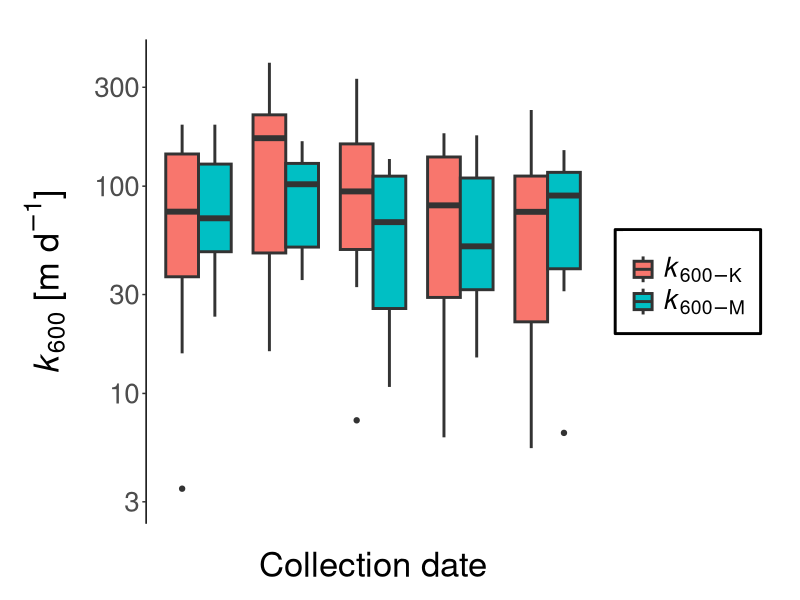

The R source for this figure:
#Whitmore_et_al_2021
#fig6

library(here)
library(lubridate)
library(ggplot2)
library(ggpubr)
library(reshape2)


###############
###FIGURE 6####
###############
synoptic.df <- read.csv(here::here("data/Synoptic_Km600.csv"))
synoptic.df$dist.asCharakter <- as.character(synoptic.df$dist.m.AVE)
#get rid of na AND keffective negative value
synoptic.df_subset <- na.omit(synoptic.df)
synoptic.df <- subset(synoptic.df, DOY !=  210)

##synoptic by date
synoptic.df.melt <- melt(synoptic.df[,c("Date","dist.m.AVE","K600.eq1","K600.effective", "Q_m3perS")], 
                         id=c("Date","dist.m.AVE","Q_m3perS"))
# New facet label names for Date
date.labs <- c("July 18th", "July 25th", "July 31st", "August 6th","August 12th")
names(date.labs) <- c("2019-07-19", "2019-07-26", "2019-08-01","2019-08-07","2019-08-13")
# convert discharge from m3p per s to L per s
synoptic.df.melt$Q_LperS <- synoptic.df.melt$Q_m3perS * 1000


f.6 <- ggplot(synoptic.df.melt, aes(x = Date, y = value, fill=variable)) + 
  geom_boxplot(position = position_dodge(), size =1) + 
  theme(strip.text.x = element_text(size = 13, color = "black", face = "bold")) +
  scale_y_log10(limits = c(3,400),breaks = c(3, 10, 30, 100, 300))+
  scale_x_discrete(breaks=c("2019-07-19", "2019-07-26", "2019-08-01","2019-08-07","2019-08-13"),
                   labels = c("July 18", "July 25", "July 31", "Aug 6","Aug 12")) +
  ylab(expression(paste(italic('k')[600]," [m ", d^-1,"]"))) +
  xlab("Collection date") +
  labs(fill=expression()) +
  scale_fill_discrete( labels=c(expression(paste(italic('k')[600-K])), expression(paste(italic('k')[600-M])))) +
  
  theme_classic()+
  theme(axis.title.x = element_text(size = 25, vjust=-2.0),
        axis.text.x= element_text(size= 20)) +
  theme(axis.title.y = element_text(size = 25, vjust=3.0),
        axis.text.y= element_text(size= 20)) +
  theme(legend.title=element_text(size=20)) +
  theme(legend.text=element_text(size=20))+
  theme(
    legend.box.background = element_rect(color="black", size=1),
    legend.box.margin = margin(1, 6, 6, 6))  +
  theme(plot.margin=unit(c(1,1,1,1),"cm")) 


pdf(here::here("figs/Fig6.pdf"),
    width = 10,
    height = 6)
f.6
dev.off()
